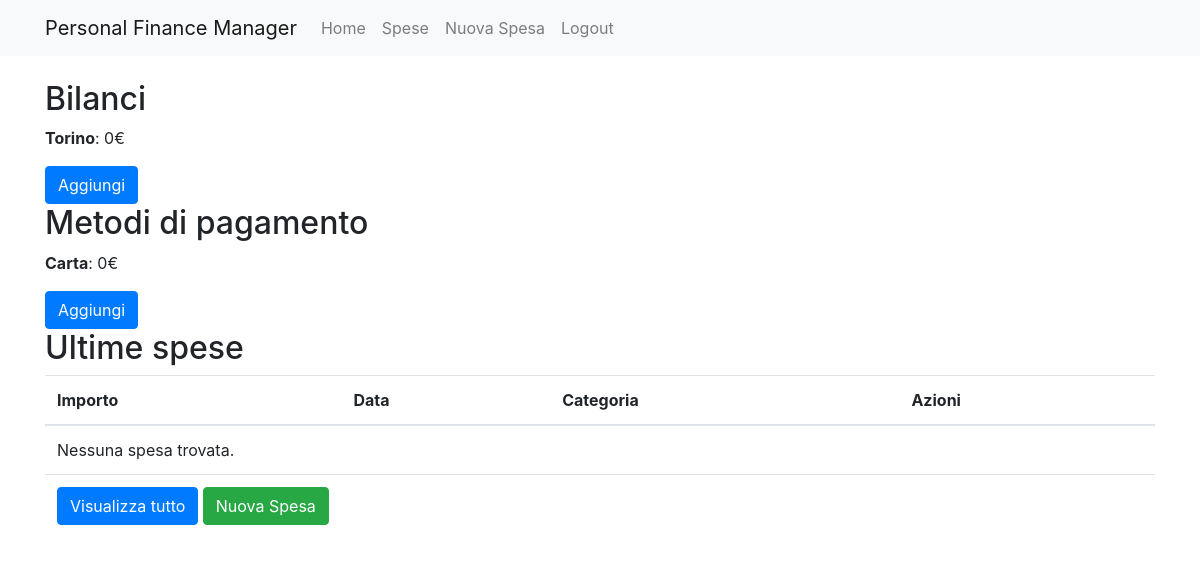
The app's page / (signed in), older data.
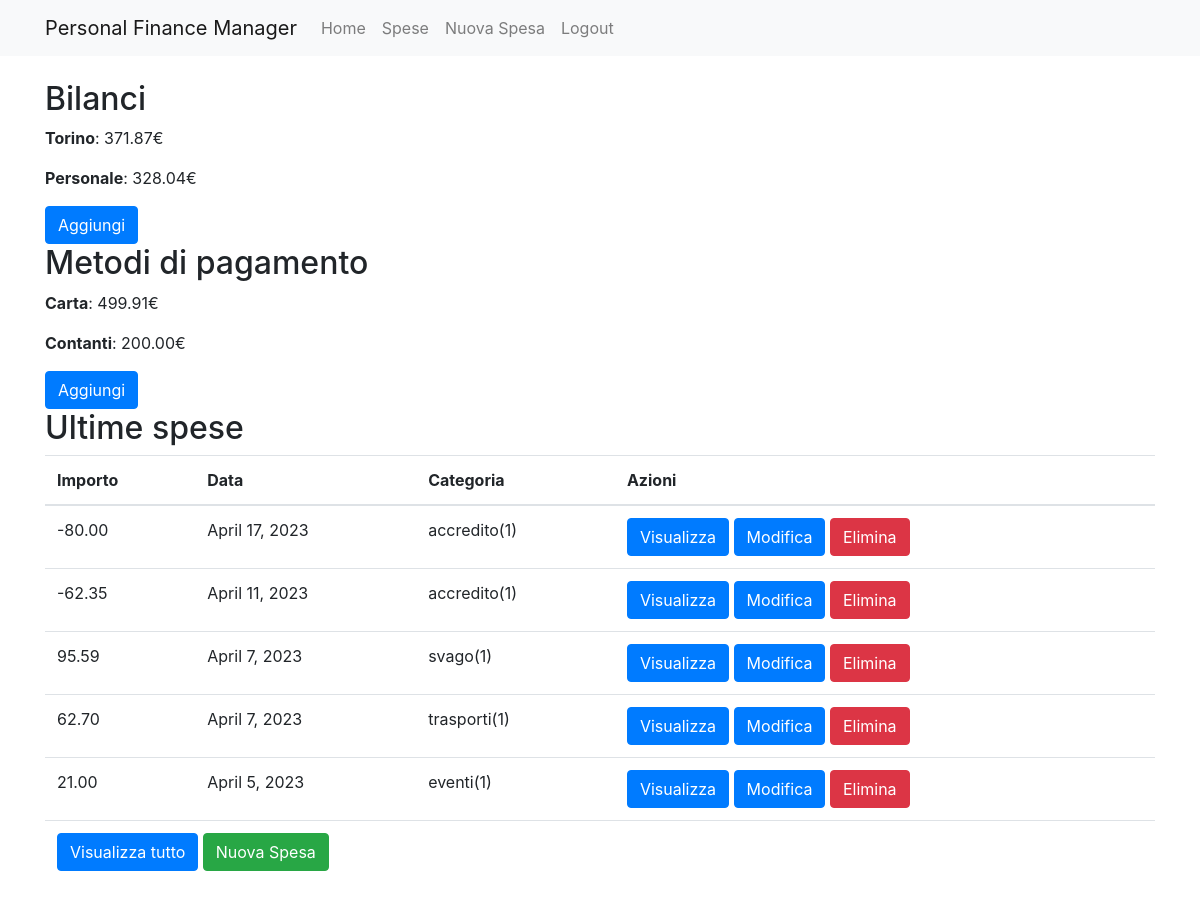
The same page, newer data.
### expenses/models.py (models this page shows, shortened)
class Balance(models.Model):
    user = models.ForeignKey(User, on_delete=models.CASCADE)
    name = models.CharField(max_length=200)
    def display(self):
        string = self.name
        string = string[0].upper() + string[1:]
        return string
    def calculate(self):
        balance = 0
        expenses = Expense.objects.filter(user=self.user, balance=self)
        for ex in expenses:
            balance -= ex.amount
        balance = str(balance)
        balance += '€'
        return balance

class Payment_Method(models.Model):
    user = models.ForeignKey(User, on_delete=models.CASCADE)
    name = models.CharField(max_length=200)
    def display(self):
        string = self.name
        string = string[0].upper() + string[1:]
        return string
    def calculate(self):
        balance = 0
        expenses = Expense.objects.filter(user=self.user, payment_method=self)
        for ex in expenses:
            balance -= ex.amount
        balance = str(balance)
        balance += '€'
        return balance

class Expense(models.Model):
    user = models.ForeignKey(User, on_delete=models.CASCADE)
    balance = models.ForeignKey(Balance, on_delete=models.CASCADE)
    payment_method = models.ForeignKey(Payment_Method, on_delete=models.CASCADE)
    amount = models.DecimalField(max_digits = 6, decimal_places=2)
    date = models.DateField()
    category = models.ForeignKey(Category, on_delete=models.CASCADE)
    description = models.CharField(max_length=200)

class Category(models.Model):
    user = models.ForeignKey(User, on_delete=models.CASCADE)
    name = models.CharField(max_length=200)
    def __str__(self):
        return self.name + "(" + str(self.user.id) + ")"

### expenses/views.py (the view)
# urls.py: path('', views.index, name='index'),
@login_required
def index(request):
    balances = Balance.objects.filter(user=request.user)
    payment_methods = Payment_Method.objects.filter(user=request.user)
    expenses = Expense.objects.filter(user=request.user).order_by("-date")[:5]
    return render(request, 'index.html', {'balances': balances, 'payment_methods': payment_methods, 'expenses':expenses})

### expenses/templates/index.html (shortened to what this page needs)
{% extends 'base.html' %}
{% block content %}
  <h2>Bilanci</h2>
  {% for balance in balances %}
    <p><strong>{{ balance.display }}</strong>: {{ balance.calculate }}</p>
  {% empty %}
    <p>Nessun bilancio trovato</p>
  {% endfor %}
  <a href="{% url 'balance_new' %}" class="btn btn-primary">Aggiungi</a>
  <h2>Metodi di pagamento</h2>
  {% for pm in payment_methods %}
    <p><strong>{{ pm.display }}</strong>: {{ pm.calculate }}</p>
  {% empty %}
    <p>Nessun metodo di pagamento trovato</p>
  {% endfor %}
  <a href="{% url 'payment_method_new' %}" class="btn btn-primary">Aggiungi</a>
  <h2>Ultime spese</h2>
  <table class="table">
    <thead>
      <tr>
        <th>Importo</th>
        <th>Data</th>
        <th>Categoria</th>
        <th>Azioni</th>
      </tr>
    </thead>
    <tbody>
      {% for expense in expenses %}
        <tr>
          <td>{{ expense.amount }}</td>
          <td>{{ expense.date }}</td>
          <td>{{ expense.category }}</td>
          <td>
            <a href="{% url 'expense_show' expense.pk %}" class="btn btn-primary">Visualizza</a>
            <a href="{% url 'expense_edit' expense.pk %}" class="btn btn-primary">Modifica</a>
            <a href="{% url 'expense_delete' expense.pk %}" class="btn btn-danger">Elimina</a>
          </td>
        </tr>
      {% empty %}
        <tr>
          <td colspan="4">Nessuna spesa trovata.</td>
        </tr>
      {% endfor %}
      <tr>
        <td colspan="4">
          <a href="{% url 'expenses_list' %}" class="btn btn-primary">Visualizza tutto</a>
          <a href="{% url 'expense_new' %}" class="btn btn-success">Nuova Spesa</a>
        </td>
      </tr>
    </tbody>
  </table>
{% endblock %}

Row changes from the older to the newer data that the page shows:
computed for Balance "Torino": calculate "0€" → "371.87€"
added Balance: display "Personale", calculate "328.04€"
computed for Payment_Method "Carta": calculate "0€" → "499.91€"
added Payment_Method: display "Contanti", calculate "200.00€"
added Expense: amount "-80.00", date "April 17, 2023", category "accredito(1)"
added Expense: amount "-62.35", date "April 11, 2023", category "accredito(1)"
added Expense: amount "95.59", date "April 7, 2023", category "svago(1)"
added Expense: amount "62.70", date "April 7, 2023", category "trasporti(1)"
added Expense: amount "21.00", date "April 5, 2023", category "eventi(1)"
Text that changed along with them:
text no longer shown: "Nessuna spesa trovata."
